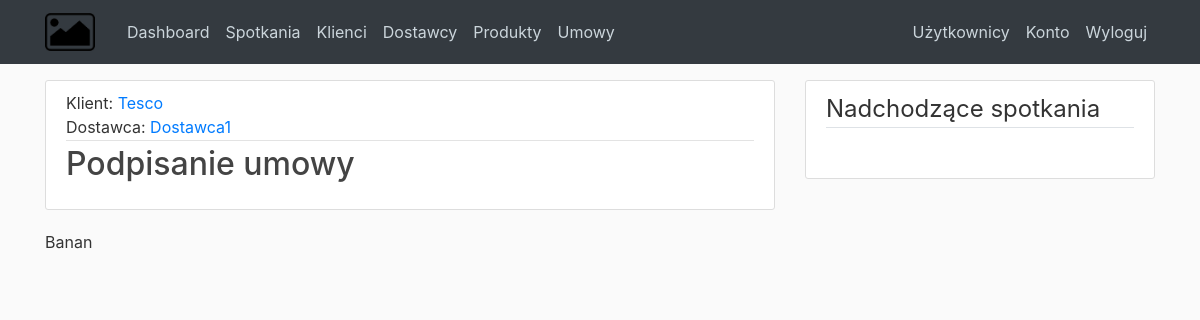
The page /contracts/1 (signed in) on the database its author committed.
### CRM/models.py (models this page shows, shortened)
class Customer(db.Model):
    id = db.Column(db.Integer, primary_key=True)
    customer_name = db.Column(db.String(25), nullable=False)
    agent_name = db.Column(db.String(35), nullable=False)
    agent_last_name = db.Column(db.String(35), nullable=False)
    email = db.Column(db.String(140), nullable=False)
    phone = db.Column(db.String(140), nullable=False)
    address = db.Column(db.String(140), nullable=False)
    meetings = db.relationship('Meeting', backref='with_who', lazy=True, cascade="all, delete-orphan")
    contracts = db.relationship('Contract', backref='customer', lazy=True, cascade="all, delete-orphan")

class Supplier(db.Model):
    id = db.Column(db.Integer, primary_key=True)
    supplier_name = db.Column(db.String(25), nullable=False)
    supplier_agent_name = db.Column(db.String(35), nullable=False)
    supplier_agent_last_name = db.Column(db.String(35), nullable=False)
    email = db.Column(db.String(140), nullable=False)
    phone = db.Column(db.String(140), nullable=False)
    address = db.Column(db.String(140), nullable=False)
    contracts = db.relationship('Contract', backref='supplier', lazy=True, cascade="all, delete-orphan")

class Contract(db.Model):
    id = db.Column(db.Integer, primary_key=True)
    title = db.Column(db.String(100), nullable=False)
    user_id = db.Column(db.Integer, db.ForeignKey('user.id'), nullable=False)
    customer_id = db.Column(db.Integer,db.ForeignKey('customer.id'), nullable=False)
    supplier_id = db.Column(db.Integer, db.ForeignKey('supplier.id'), nullable=False)
    products = db.relationship('Products', backref='products', lazy=True, cascade="all, delete-orphan")
    value = db.Column(db.Integer)

class Products(db.Model):
    id = db.Column(db.Integer, primary_key=True)
    product_id = db.Column(db.Integer, db.ForeignKey('product.id'), nullable=False)
    contract_id = db.Column(db.Integer, db.ForeignKey('contract.id'), nullable=False)

class Product(db.Model):
    id = db.Column(db.Integer, primary_key=True)
    name = db.Column(db.String(140))
    price = db.Column(db.Integer)
    contract_products = db.relationship('Products', backref='contract', lazy=True, cascade="all, delete-orphan")

### CRM/routes.py (the view)
@app.route("/contracts/<int:contract_id>", methods=['GET', 'POST'])
def contract(contract_id):
    contract = Contract.query.get_or_404(contract_id)
    products = Products.query.filter(Products.contract_id == contract_id).all()
    return render_template('contract.html', contract=contract, meetings=upcoming_meetings(), products=products)

### CRM/models.py (called while the page is built)
@login_manager.user_loader
def load_user(user_id):
    return User.query.get(int(user_id))

### CRM/routes.py (called while the page is built)
def upcoming_meetings():
    todays_datetime = datetime(datetime.today().year, datetime.today().month, datetime.today().day, datetime.today().hour)
    upcoming_meetings = Meeting.query.filter(and_(Meeting.date >= todays_datetime), Meeting.user_id == current_user.id ).all()
    return upcoming_meetings

### CRM/templates/contract.html (shortened to what this page needs)
{% extends "base.html" %}
{% block content %}
<article class="media content-section">
    <div class="media-body">
      <div class="article-metadata">
        Klient: <a class="mr-0" href="{{ url_for('customer', customer_id=contract.customer.id) }}">{{ contract.customer.customer_name }}</a><br>
        Dostawca: <a class="mr-0" href="{{ url_for('supplier', supplier_id=contract.supplier.id) }}">{{ contract.supplier.supplier_name }}</a><br>
      </div>
      <h2><a class="article-title">{{ contract.title }}</a></h2>
    </div>
  </article>
  {% for product in products %}
{{ product.contract.name }}
  {% endfor %}
{% endblock content %}
{% block sidebar %}
{% include "partials/upcoming_meetings_sidebar.html" %}
{% endblock sidebar %}

### CRM/static/main.css (style rules this page uses)
body { background: #fafafa; color: #333333; margin-top: 5rem; }
h1, h2, h3, h4, h5, h6 { color: #444444; }
.content-section { background: #ffffff; padding: 10px 20px; border: 1px solid #dddddd; border-radius: 3px; margin-bottom: 20px; }
.article-title { color: #444444; }
.article-metadata { padding-bottom: 1px; margin-bottom: 4px; border-bottom: 1px solid #e3e3e3 }

### rows shown on the page
Customer: customer.customer_name "Tesco"
Supplier: supplier.supplier_name "Dostawca1"
Contract: title "Podpisanie umowy"
Products: contract.name "Banan"
